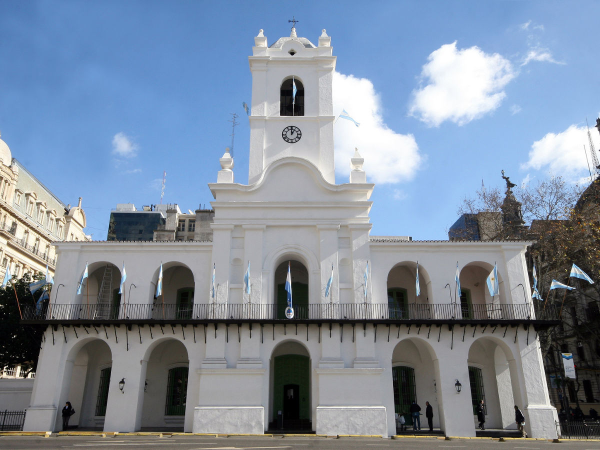
#> input picture Clase5/cabildo.jpg, 1200 x 900 px (shown at 1/2 size)
$ jupyter execute --allow-errors '02. SIFT.ipynb'   (shell and % lines are left out)
#> lines starting #> are read from the running program, lines starting #| are printed output that depends on the picture
## Características Locales

[cell 1]
#Si queremos que las imágenes sean mostradas en una ventana emergente quitar el inline
# %matplotlib inline

# OpenCV-Python utiliza NumPy para el manejo de imágenes
import numpy as np
# cv2 es el módulo python para acceder a OpenCV
import cv2 as cv
# Usamos las poderosas herramientas de graficación de matplotlib para mostrar imágenes, perfiles, histogramas, etc
import matplotlib.pyplot as plt

[cell 2]
# Cargamos la imagen a procesar
img = cv.imread('cabildo.jpg')
#> img is the input picture: shape (900, 1200, 3); mean B, G, R 158.2, 141, 127.4

# La transformamos en escala de grises
gray = cv.cvtColor(img,cv.COLOR_BGR2GRAY)
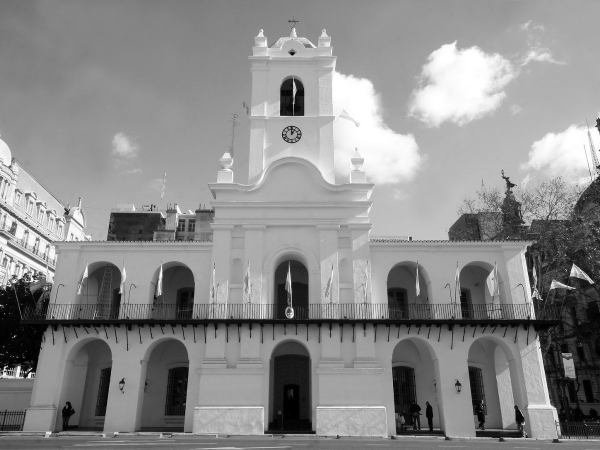
#> gray: shape (900, 1200) (shown at 1/2 size); min 0, max 255, mean 138.9

#### 1. SIFT - características

[cell 3]
# Creamos el vector de características SIFT
sift = cv.xfeatures2d.SIFT_create()

# Y buscamos según el algoritmo...
kp = sift.detect(gray,None)
#> kp = 3064 keypoints; strongest (x, y, size): (10, 743, 2.2), (10, 734, 2.5), (587, 206, 2.5), (38, 735, 4.9)

# Verificamos cuántas características encontró
print(len(kp))
#| 3064

# Dibujamos las características encontradas
Detalle = True
if Detalle:
    # Dibujamos las características encontradas con más detalle
    img=cv.drawKeypoints(gray,kp,img,flags=cv.DRAW_MATCHES_FLAGS_DRAW_RICH_KEYPOINTS)
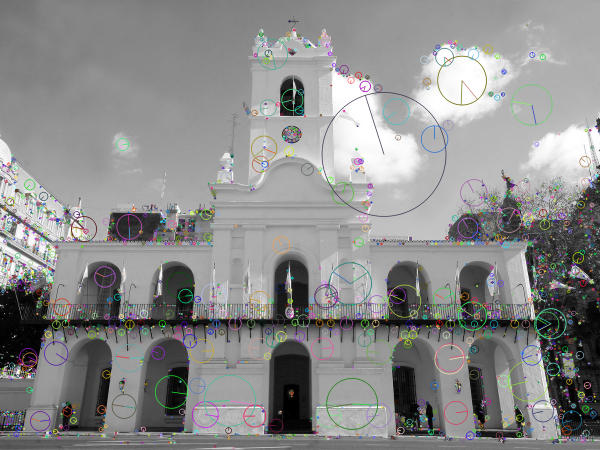
#> img: shape (900, 1200, 3) (shown at 1/2 size); mean B, G, R 138.8, 139.2, 139
else:
    # Dibujamos las características encontradas sin mucho detalle
    img=cv.drawKeypoints(gray,kp,img)

cv.imshow('SIFT',img)

#cv.imwrite('sift_keypoints.jpg',img)

#### 2. SURF - características

[cell 4]
# Definimos el umbral para el Hessiano
hess_thresh = 1500;

# Calculamos las características con ese umbral
#> (the rest of this cell did not finish here and is left out)

#### 3. FAST - características

[cell 5]
# Iniciamos el objeto FAST con valores por defecto
fast = cv.FastFeatureDetector_create()

# Encontramos y dibujamos los puntos clave (keypoints)
kp = fast.detect(gray,None)
#> kp = 14533 keypoints; strongest (x, y, size): (15, 731, 7), (34, 714, 7), (21, 712, 7), (1196, 844, 7)

# Devolvemos los valores por defecto
print( "Umbral: {}".format(fast.getThreshold()) )
print( "nonmaxSuppression:{}".format(fast.getNonmaxSuppression()) )
print( "Vecindario: {}".format(fast.getType()) )
print( "Keypoints totales con nonmaxSuppression: {}".format(len(kp)) )
#| Keypoints totales con nonmaxSuppression: 14533

# Graficamos
img2 = cv.drawKeypoints(gray, kp, None, color=(255,0,0))
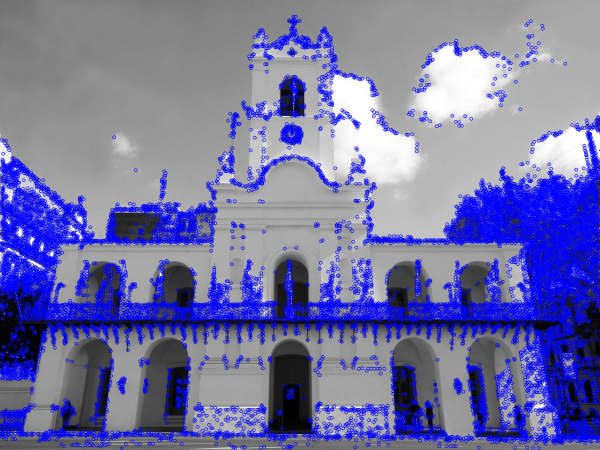
#> img2: shape (900, 1200, 3) (shown at 1/2 size); mean of channels 0, 1, 2 165, 115.4, 115.4; drawn as B, G, R
cv.imshow('FAST - NMS TRUE',img2)

[cell 6]
# Repetimos suprimiendo la no-supresión de máximos (nonmaxSuppression)
fast.setNonmaxSuppression(0)
kp = fast.detect(img,None)
#> kp = 75611 keypoints; strongest (x, y, size): (591, 32, 7), (586, 33, 7), (587, 33, 7), (591, 33, 7)
print( "Keypoints totales sin nonmaxSuppression: {}".format(len(kp)) )
#| Keypoints totales sin nonmaxSuppression: 75611


# Graficamos
img3 = cv.drawKeypoints(img, kp, None, color=(255,0,0))
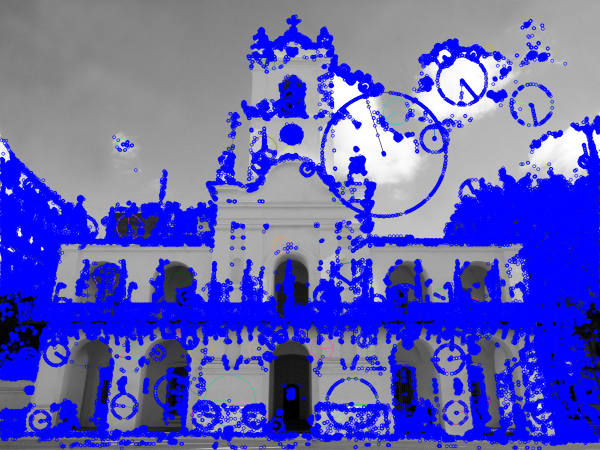
#> img3: shape (900, 1200, 3) (shown at 1/2 size); mean B, G, R 184.9, 96.2, 96.1
cv.imshow('FAST - NMS FALSE',img3)

#### 4. ORB - características

[cell 7]
# Inicializamos el detector ORB
orb = cv.ORB_create()

# Encontramos los puntos clave (keypoints) - Es una versión de FAST
kp = orb.detect(gray,None)
#> kp = 500 keypoints; strongest (x, y, size): (61, 745, 31), (60, 745, 37.2), (68, 558, 31), (561, 230, 31)

# Calculamos los descriptores - Es una versión de BRIEF
kp, des = orb.compute(gray, kp)

# Verificamos cuántas características se encontraron
print(len(kp))
#| 500

# Graficamos...
Detalle = True
if Detalle:
    # Dibujamos las características encontradas con más detalle
    img2=cv.drawKeypoints(gray,kp,img,flags=cv.DRAW_MATCHES_FLAGS_DRAW_RICH_KEYPOINTS)
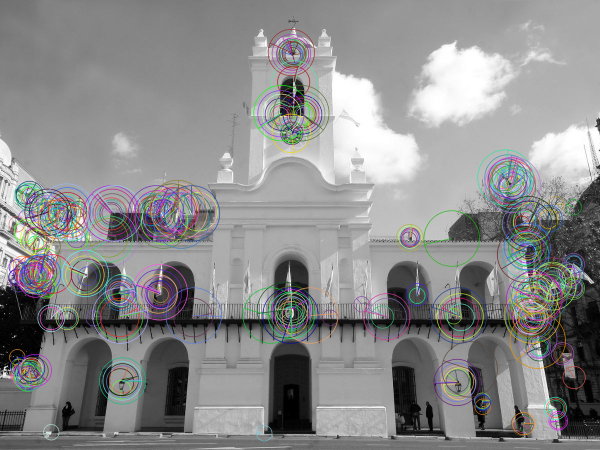
#> img2: shape (900, 1200, 3) (shown at 1/2 size); mean B, G, R 138.8, 138.5, 138.5
else:
    # Dibujamos las características encontradas sin mucho detalle
    img2=cv.drawKeypoints(gray,kp,img)

cv.imshow('ORB',img2), plt.show()

$ run again, with Clase5/rbt_scn1.png saved as Clase5/cabildo.jpg
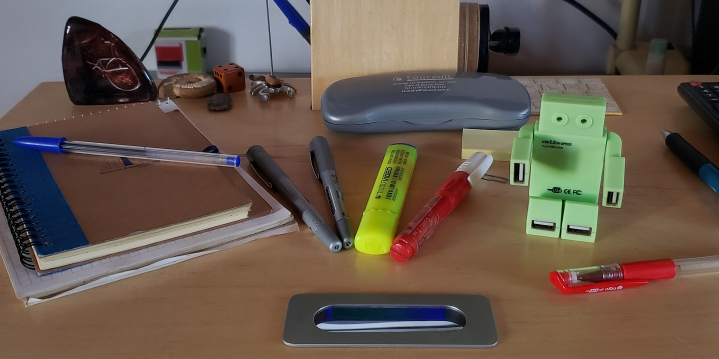
#> input picture Clase5/rbt_scn1.png, 1438 x 718 px (shown at 1/2 size)
#> img is the input picture: shape (718, 1438, 3); mean B, G, R 76.3, 88.2, 102.5
#> `kp = sift.detect(gray,None)`: kp = 1379 keypoints; strongest (x, y, size): (135, 64, 2.5), (138, 54, 3.3), (54, 464, 2.1), (65, 493, 2.5)
#| 1379
#> `kp = fast.detect(gray,None)`: kp = 6904 keypoints; strongest (x, y, size): (135, 65, 7), (533, 172, 7), (1068, 446, 7), (1139, 454, 7)
#| Keypoints totales con nonmaxSuppression: 6904
#> `kp = fast.detect(img,None)`: kp = 36320 keypoints; strongest (x, y, size): (348, 3, 7), (612, 3, 7), (615, 3, 7), (621, 3, 7)
#| Keypoints totales sin nonmaxSuppression: 36320
#> `img3 = cv.drawKeypoints(img, kp, None, color=(255,0,0))`:
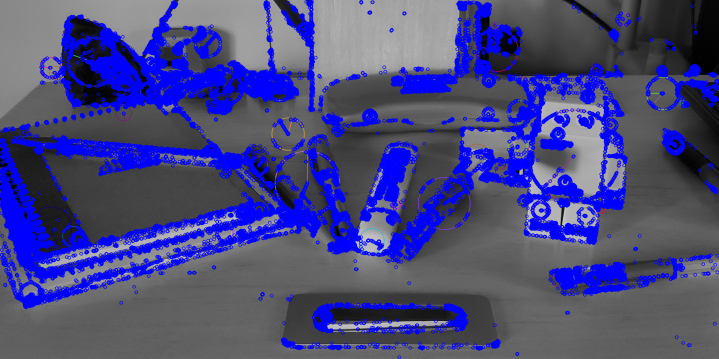
#> img3: shape (718, 1438, 3) (shown at 1/2 size); mean B, G, R 127.2, 73.1, 73.2
#> `kp = orb.detect(gray,None)`: kp = 500 keypoints; strongest (x, y, size): (1065, 441, 31), (1139, 454, 31), (65, 492, 31), (54, 463, 31)
#| 500
#> `img2=cv.drawKeypoints(gray,kp,img,flags=cv.DRAW_MATCHES_FLAGS_DRAW_RIC..`:
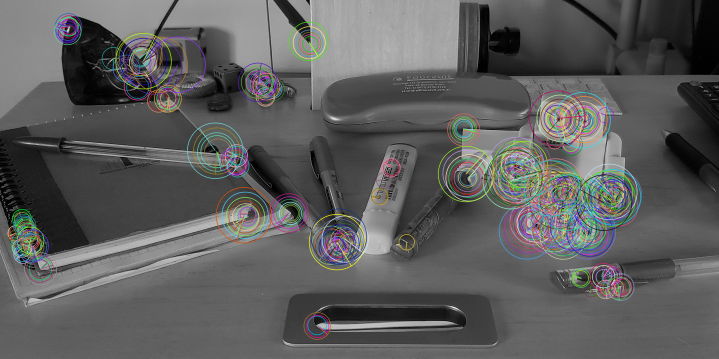
#> img2: shape (718, 1438, 3) (shown at 1/2 size); mean B, G, R 92.6, 92.9, 92.8
